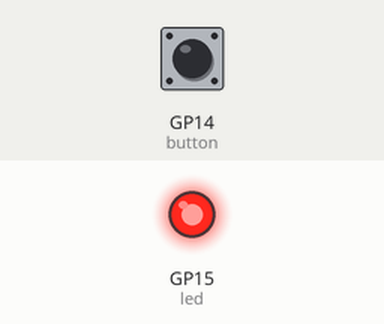
The program below on a simulated Raspberry Pi Pico running MicroPython. On the bench: output pins drawn as LEDs (lit = HIGH). Wiring (from the project's diagram.json): green button on GP14, red LED on GP15. The test bench sets the inputs (shaded band); at power-on: GP14 (button) LOW. Random numbers come from a fixed seed.

Above: at 0.1 s.
At 5.7 s:
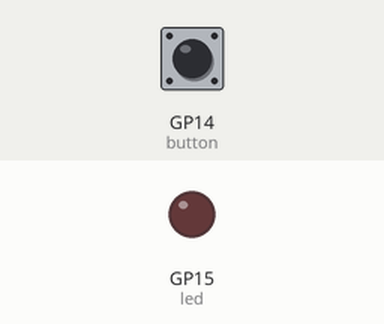
Timing chart, 0 to 7.2 s (numbered marks = the images above):
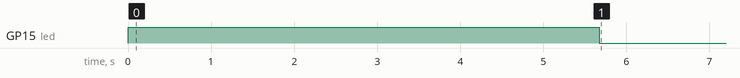

Measured:
- by itself, GP15 (led): LOW → HIGH at 0.00 s, → LOW 5.7 s later

The program:

main.py
```python
import utime
import machine
import urandom

led = machine.Pin(15, machine.Pin.OUT)
button = machine.Pin(14, machine.Pin.IN, machine.Pin.PULL_DOWN)

timer_start = 0

def button_handler(pin):
    button.irq(handler=None)
    reaction_time = utime.ticks_diff(utime.ticks_ms(), timer_start)
    print("Your reaction time was " + str(reaction_time) + " milliseconds")
    print("Program complete.")

led.value(1)
utime.sleep(urandom.uniform(5,10))


led.value(0)
timer_start = utime.ticks_ms()

button.irq(trigger=machine.Pin.IRQ_RISING, handler=button_handler)
```
